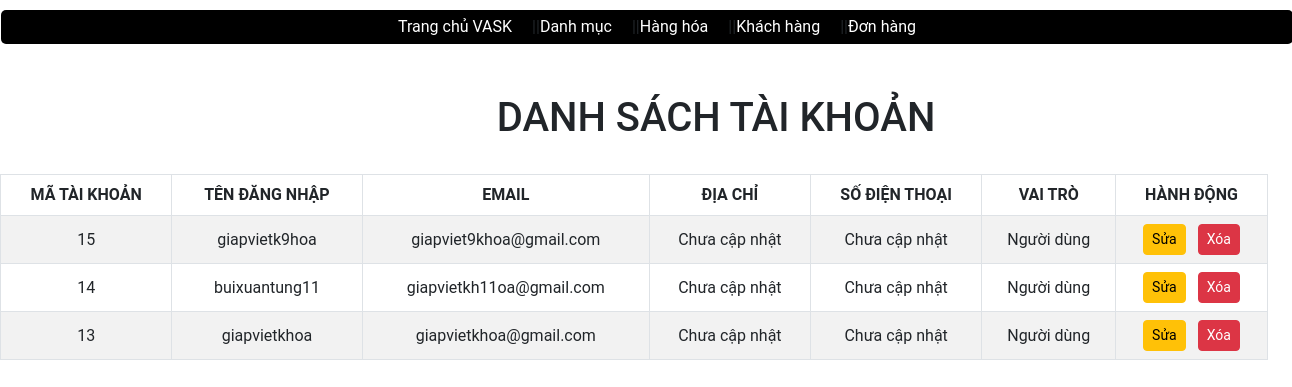
The page /admin/index.php?act=hienthitk on the database as committed earlier.
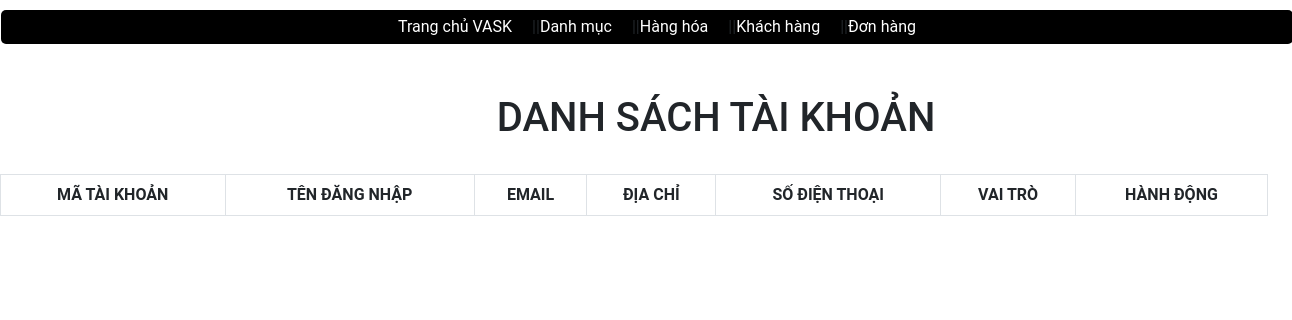
The same page on the database as committed later.
### tables this page shows
CREATE TABLE `tai_khoan` (
  `id_tai_khoan` int NOT NULL,
  `ten_dang_nhap` varchar(50) NOT NULL,
  `mat_khau` varchar(255) NOT NULL,
  `email` varchar(255) NOT NULL,
  `so_dien_thoai` varchar(10) DEFAULT NULL,
  `dia_chi` text,
  `vai_tro` tinyint(1) NOT NULL DEFAULT '0'
);

### models/config.php (called while the page is built, shortened)
<?php
function pdo_get_connection(){
    $dburl = "mysql:host=localhost;dbname=duan;charset=utf8mb4";
    $username = 'root';
    $password = '';
    $conn = new PDO($dburl, $username, $password);
    $conn->setAttribute(PDO::ATTR_ERRMODE, PDO::ERRMODE_EXCEPTION);
    return $conn;
}
function pdo_query($sql){
    $sql_args = array_slice(func_get_args(), 1);
    try{
        $conn = pdo_get_connection();
        $stmt = $conn->prepare($sql);
        $stmt->execute($sql_args);
        $rows = $stmt->fetchAll();
        return $rows;
    }
    catch(PDOException $e){
        throw $e;
    }
    finally{
        unset($conn);
    }
}

### models/taikhoan.php (called while the page is built, shortened)
<?php
function loadall_tai_khoan(){
    $sql="select * from tai_khoan order by id_tai_khoan desc";
    $listtai_khoan=pdo_query($sql);
    return $listtai_khoan;
}
?>

### admin/taikhoan/hienthitk.php (the view)
<div class="row">
    <div class="row formtitle mb-4">
        <h1 class="text-center">DANH SÁCH TÀI KHOẢN</h1>
    </div>
    <div class="row  container">
        <div class="table-responsive">
            <table class="table table-bordered table-striped text-center align-middle">
                <thead>
                    <tr>
                        <th>MÃ TÀI KHOẢN</th>
                        <th>TÊN ĐĂNG NHẬP</th>
                        <th>EMAIL</th>
                        <th>ĐỊA CHỈ</th>
                        <th>SỐ ĐIỆN THOẠI</th>
                        <th>VAI TRÒ</th>
                        <th>HÀNH ĐỘNG</th>
                    </tr>
                </thead>
                <tbody>
                    <?php foreach ($listtai_khoan as $taikhoan): ?>
                        <?php
                            extract($taikhoan);
                            $suatk = "index.php?act=suatk&id_tai_khoan=" . $id_tai_khoan;
                            $xoatk = "index.php?act=xoatk&id_tai_khoan=" . $id_tai_khoan;
                            $vai_tro_hien_thi = $vai_tro == 1 ? 'Quản trị viên' : 'Người dùng';
                            $dia_chi = !empty($dia_chi) ? $dia_chi : 'Chưa cập nhật';
                            $so_dien_thoai = !empty($so_dien_thoai) ? $so_dien_thoai : 'Chưa cập nhật';
                        ?>
                        <tr>
                            <td><?= $id_tai_khoan ?></td>
                            <td><?= $ten_dang_nhap ?></td>
                            <td><?= $email ?></td>
                            <td><?= $dia_chi ?></td>
                            <td><?= $so_dien_thoai ?></td>
                            <td><?= $vai_tro_hien_thi ?></td>
                            <td>
                                <a href="<?= $suatk ?>" class="btn btn-warning btn-sm me-2">Sửa</a>
                                <a href="<?= $xoatk ?>" class="btn btn-danger btn-sm" onclick="return confirm('Bạn có chắc muốn xóa tài khoản này không?')">Xóa</a>
                            </td>
                        </tr>
                    <?php endforeach; ?>
                </tbody>
            </table>
        </div>
    </div>
</div>

Rows that differ between the two databases and show on the page:
removed tai_khoan: id_tai_khoan "15", ten_dang_nhap "giapvietk9hoa", email "giapviet9khoa@gmail.com", dia_chi "Chưa cập nhật", so_dien_thoai "Chưa cập nhật", vai_tro "Người dùng"
removed tai_khoan: id_tai_khoan "14", ten_dang_nhap "buixuantung11", email "giapvietkh11oa@gmail.com", dia_chi "Chưa cập nhật", so_dien_thoai "Chưa cập nhật", vai_tro "Người dùng"
removed tai_khoan: id_tai_khoan "13", ten_dang_nhap "giapvietkhoa", email "giapvietkhoa@gmail.com", dia_chi "Chưa cập nhật", so_dien_thoai "Chưa cập nhật", vai_tro "Người dùng"
